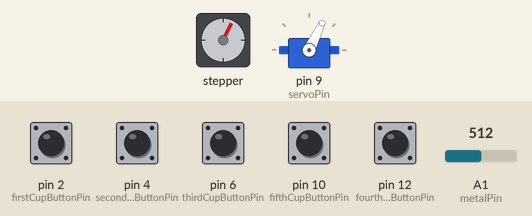
The sketch below on a simulated Arduino Uno, built with avr-gcc and run on an emulated ATmega328P. On the bench: stepper motor, servo. Wiring (inferred from the names in the program): stepper motor driver (200 steps per turn assumed): step pin 7; direction pin 8; enable pin 3. Inputs (shaded band) come from the test bench; at power-on: pin 2 (firstCupButtonPin), pin 4 (secondCupButtonPin), pin 6 (thirdCupButtonPin), pin 10 (fifthCupButtonPin), pin 12 (fourthCupButtonPin) HIGH, A1 (metalPin) = 512.

Above: at 1.2 s.
1.3 s: A1 (metalPin) set to 107
4.3 s: A1 (metalPin) set to 90
At 4.3 s:
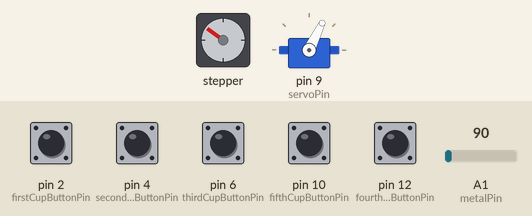
5.8 s: pin 2 (firstCupButtonPin) pulled LOW for 0.15 s
At 6.25 s:
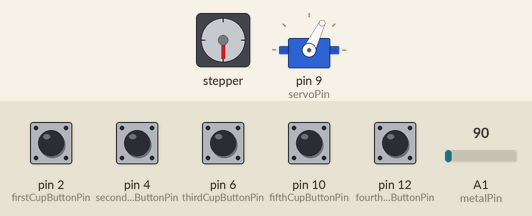
8.9 s: A1 (metalPin) set to 110
11.5 s: pin 4 (secondCupButtonPin) pulled LOW for 0.15 s
At 13.4 s:
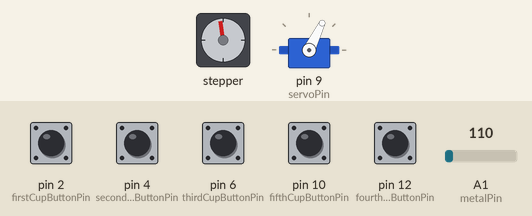
Timing chart, 0 to 15.6 s (numbered marks = the images above; inputs shaded):
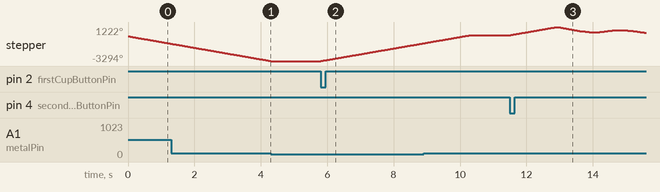

The sketch:

coffeeSoft.ino
```cpp
#include "Arduino.h"
#include "setup.h"
#include "actions.h"

Actions* actions;
Setup* stp = new Setup();
Servo servo;

void setup() {
  stp->addPins();
  servo = stp->setupServo();
  actions = new Actions(servo);
}

void loop() {
  actions->getNozzle()->checkCoordAndHomeIfNeeded();
  actions->buttonTrigger();
  actions->executeNeededAction();
}
```

actions.cpp
```cpp
#include "actions.h"
#include "Arduino.h"
#include "globals.h"
#include "spiral.h"

Actions::Actions(Servo& servo){
    roll = new Roll(servo);
    nozzle = new Nozzle();
}

Roll* Actions::getRoll(){
    return roll;
}

Nozzle* Actions::getNozzle(){
    return nozzle;
}


void Actions::buttonTrigger(){
    if (digitalRead(firstCupButtonPin)==LOW){
      currentActions[0] = nozzleGoFirstCup;
    }
    if (digitalRead(secondCupButtonPin)==LOW){
      currentActions[0] = nozzleGoSecondCup;
    }
    if (digitalRead(thirdCupButtonPin)==LOW){
      currentActions[0] = nozzleGoThirdCup;
    }
    if (digitalRead(fourthCupButtonPin)==LOW){
      currentActions[0] = nozzleGoFourth;
    }
    if (digitalRead(fifthCupButtonPin)==LOW){
      currentActions[0] = nozzleGoFifthCup;
    }
}

void Actions::executeNeededAction() {
  enum Action current = currentActions[0];

  if (current != none) {
    digitalWrite(enableMoveMotorPin, LOW);
  }

  bool actionCompleted = false;

  switch (current) {
    case nozzleGoHome:
      actionCompleted = nozzle->nozzleGoHomeFunc();
      break;
    case nozzleGoMax:
      actionCompleted = nozzle->nozzleGoMaxFunc();
      break;
    case nozzleGoFirstCup:
      actionCompleted = nozzle->nozzleGoFirstCupFunc();
      break;
    case nozzleGoSecondCup:
      actionCompleted = nozzle->nozzleGoSecondCupFunc();
      break;
    case nozzleGoThirdCup:
      actionCompleted = nozzle->nozzleGoThirdCupFunc();
      break;
    case nozzleGoFourth:
      actionCompleted = nozzle->nozzleGoFourthCupFunc();
      break;
    case nozzleGoFifthCup:
      actionCompleted = nozzle->nozzleGoFifthCupFunc();
      break;
    default:
      break;
  }

  if (actionCompleted) {
    currentActions[0] = none;

    int zeroY = 900;
    int distanceY = 600;
    int distanceX = 550;

    if (current == nozzleGoSecondCup) {
      for (int i = 0; i < (sizeof(spiral)/sizeof(*spiral)); i++) {
        float x = spiral[i][0] * distanceX + 600;
        float y = spiral[i][1] * distanceY + 900;
        nozzle->moveNozzleToCoordinate(x);
        // delay(50);
        roll->moveServoSlowly(y);
        // delay(10);
      }
    }

    digitalWrite(enableMoveMotorPin, HIGH);
  }


}
```

actions.h
```cpp
#pragma once
#include "nozzle.h"
#include "roll.h"

class Actions {
public:
    Actions(Servo& servo);

    enum Action {
        none = 0,
        nozzleGoHome = 1,
        nozzleGoMax = 2,
        nozzleGoFirstCup = 3,
        nozzleGoSecondCup = 4,
        nozzleGoThirdCup = 5,
        nozzleGoFourth = 6,
        nozzleGoFifthCup = 7
    };

    enum Action currentActions[1];

    Roll* getRoll();
    Nozzle* getNozzle();

    void buttonTrigger();
    void executeNeededAction();

private:
    Roll* roll;
    Nozzle* nozzle;
};
```

globals.h
```cpp
#pragma once

// Defines pins numbers
// Nozzle motor pins
const int enableMoveMotorPin = 3;
const int stepMoveMotorPin = 7;
const int dirMoveMotorPin = 8;

//Servo motor pins
const int servoPin = 9;

// Buttons pins
const int firstCupButtonPin = 2;
const int secondCupButtonPin = 4;
const int thirdCupButtonPin = 6;
const int fourthCupButtonPin = 12;
const int fifthCupButtonPin = 10;

// Metal detector pins
const int metalPin = 1;

const int stepDelay  = 1100;

// coordinates for cups
const int firstCupCoordinate = 600;
const int secondCupCoordinate = 1200;
const int thirdCupCoordinate = 1800;
const int fourthCupCoordinate = 2400;
const int fifthCupCoordinate = 3000;
const int maxCoordinate = 3600;
```

nozzle.cpp
```cpp
#include "nozzle.h"
#include "Arduino.h"
#include "globals.h"

Nozzle::Nozzle() {
    nozzleCoordinate = -1;
}

bool Nozzle::isHome(){
  return analogRead(metalPin) < 100;
}

void Nozzle::moveNozzle(bool direction){
  // Right - false
  // Left - true
  if (nozzleCoordinate == -1){
    return;
  }else if (direction && isHome()){
    nozzleCoordinate = 0;
    return;
  }

  if (direction) {
    digitalWrite(dirMoveMotorPin,LOW); //Enables the motor to move in a particular direction
    nozzleCoordinate -= 1;
  }
  else{
    digitalWrite(dirMoveMotorPin,HIGH);
    nozzleCoordinate += 1;
  }

  digitalWrite(stepMoveMotorPin, HIGH);
  delayMicroseconds(stepDelay);
  digitalWrite(stepMoveMotorPin, LOW);
  delayMicroseconds(stepDelay);
}

void Nozzle::moveNozzleHome() {
  digitalWrite(enableMoveMotorPin, LOW);
  digitalWrite(dirMoveMotorPin,LOW);
  digitalWrite(stepMoveMotorPin, HIGH);
  delayMicroseconds(stepDelay);
  digitalWrite(stepMoveMotorPin, LOW);
  delayMicroseconds(stepDelay);
}

void Nozzle::moveNozzleRight() {
  moveNozzle(false);
}

void Nozzle::moveNozzleLeft() {
  moveNozzle(true);
}

void Nozzle::checkCoordAndHomeIfNeeded() {
  if (nozzleCoordinate == -1 && !isHome()) {
    moveNozzleHome();
  } else if (isHome()) {
    nozzleCoordinate = 0;
    digitalWrite(enableMoveMotorPin, HIGH);
  }
}

void Nozzle::moveNozzleToCup(int coordinateToMove){
  //Check direction to move
  if(coordinateToMove != nozzleCoordinate){
    if(coordinateToMove > nozzleCoordinate){
      //move to right
      moveNozzleRight();
    }else{
      //move to left
      moveNozzleLeft();
    }
  }
}

// Returns true if the action is finished
bool Nozzle::nozzleGoHomeFunc() {
  moveNozzleLeft();
  return nozzleCoordinate == 0;
}

bool Nozzle::nozzleGoMaxFunc() {
  moveNozzleRight();
  return nozzleCoordinate == maxCoordinate;
}

bool Nozzle::nozzleGoFirstCupFunc(){
  moveNozzleToCup(firstCupCoordinate);
  return nozzleCoordinate == firstCupCoordinate;
}

bool Nozzle::nozzleGoSecondCupFunc(){
  moveNozzleToCup(secondCupCoordinate);
  return nozzleCoordinate == secondCupCoordinate;
}

bool Nozzle::nozzleGoThirdCupFunc(){
  moveNozzleToCup(thirdCupCoordinate);
  return nozzleCoordinate == thirdCupCoordinate;
}

bool Nozzle::nozzleGoFourthCupFunc(){
  moveNozzleToCup(fourthCupCoordinate);
  return nozzleCoordinate == fourthCupCoordinate;
}

bool Nozzle::nozzleGoFifthCupFunc(){
  moveNozzleToCup(fifthCupCoordinate);
  return nozzleCoordinate == fifthCupCoordinate;
}

void Nozzle::moveNozzleToCoordinate(int coordinateToMove){
  //Check direction to move
  while(coordinateToMove != nozzleCoordinate){
    if(coordinateToMove > nozzleCoordinate){
      //move to right
      moveNozzleRight();
    }else{
      //move to left
      moveNozzleLeft();
    }
  }
}
```

nozzle.h
```cpp
#pragma once

class Nozzle {
public:
    Nozzle();
    int nozzleCoordinate;

    bool isHome();
    void moveNozzle(bool direction);
    void setupServo();
    void moveServoSlowly(int newMicroseconds);
    void moveNozzleHome();
    void moveNozzleRight();
    void moveNozzleLeft();
    void checkCoordAndHomeIfNeeded();
    void moveNozzleToCup(int coordinateToMove);
    bool nozzleGoHomeFunc();
    bool nozzleGoMaxFunc();
    bool nozzleGoFirstCupFunc();
    bool nozzleGoSecondCupFunc();
    bool nozzleGoThirdCupFunc();
    bool nozzleGoFourthCupFunc();
    bool nozzleGoFifthCupFunc();
    void moveNozzleToCoordinate(int coordinateToMove);
};
```

roll.cpp
```cpp
#include "roll.h"
#include "Arduino.h"
#include "globals.h"

Roll::Roll(Servo& servo){
    this->servo = servo;
}

void Roll::moveServoSlowly(int newMicroseconds) {
    int addition = 50;
    if (newMicroseconds > currentMicroseconds) {
        for (int i = currentMicroseconds; i <= newMicroseconds; i++) {
            servo.writeMicroseconds(i);
            currentMicroseconds = i;
            delay(2);
        }
    } else {
        for (int i = currentMicroseconds; i >= newMicroseconds; i--) {
            servo.writeMicroseconds(i);
            currentMicroseconds = i;
            delay(2);
        }
    }
}
```

roll.h
```cpp
#pragma once
#include "Servo.h"

class Roll {
    public:
        Roll(Servo& servo);
        int currentMicroseconds = 1200;
        void moveServoSlowly(int newMicroseconds);
        Servo servo;
};
```

setup.cpp
```cpp
#include "setup.h"
#include "Arduino.h"
#include "globals.h"

Servo Setup::setupServo() {
    servo.attach(servoPin,600,2300);
    servo.writeMicroseconds(1200);
    return servo;
}

void Setup::addPins() {
    //init all pins
    pinMode(stepMoveMotorPin,OUTPUT);
    pinMode(dirMoveMotorPin,OUTPUT);
    pinMode(enableMoveMotorPin,OUTPUT);

    pinMode(servoPin,OUTPUT);

    pinMode(firstCupButtonPin, INPUT);
    pinMode(secondCupButtonPin, INPUT);
    pinMode(thirdCupButtonPin, INPUT);
    pinMode(fourthCupButtonPin, INPUT);
    pinMode(fifthCupButtonPin, INPUT);

    pinMode(metalPin, INPUT);

    digitalWrite(firstCupButtonPin, HIGH);
    digitalWrite(secondCupButtonPin, HIGH);
    digitalWrite(thirdCupButtonPin, HIGH);
    digitalWrite(fourthCupButtonPin, HIGH);
    digitalWrite(fifthCupButtonPin, HIGH);
}
```

setup.h
```cpp
#pragma once
#include "Servo.h"

class Setup {
public:
    void addPins();
    Servo setupServo();

    Servo servo;
};
```

spiral.h
```cpp
float spiral[][2] = {{0.51, 0.49}, {0.51, 0.51}, {0.50, 0.53}, {0.48, 0.55}, {0.45, 0.55}, {0.41, 0.54}, {0.39, 0.51}, {0.37, 0.47}, {0.37, 0.43}, {0.39, 0.38}, {0.44, 0.34}, {0.49, 0.33}, {0.52, 0.33}, {0.56, 0.34}, {0.59, 0.35}, {0.61, 0.37}, {0.64, 0.40}, {0.66, 0.43}, {0.67, 0.46}, {0.67, 0.50}, {0.67, 0.54}, {0.66, 0.58}, {0.64, 0.62}, {0.61, 0.65}, {0.58, 0.68}, {0.54, 0.70}, {0.49, 0.71}, {0.45, 0.71}, {0.40, 0.71}, {0.35, 0.69}, {0.31, 0.66}, {0.27, 0.63}, {0.24, 0.59}, {0.22, 0.54}, {0.21, 0.49}, {0.21, 0.43}, {0.22, 0.38}, {0.24, 0.32}, {0.25, 0.30}, {0.27, 0.27}, {0.29, 0.25}, {0.31, 0.23}, {0.34, 0.21}, {0.36, 0.20}, {0.39, 0.19}, {0.42, 0.18}, {0.45, 0.17}, {0.48, 0.16}, {0.51, 0.16}, {0.54, 0.17}, {0.58, 0.17}, {0.61, 0.18}, {0.64, 0.19}, {0.67, 0.21}, {0.69, 0.23}, {0.72, 0.25}, {0.74, 0.27}, {0.77, 0.30}, {0.79, 0.33}, {0.80, 0.36}, {0.82, 0.39}, {0.83, 0.42}, {0.83, 0.46}, {0.84, 0.49}, {0.84, 0.53}, {0.83, 0.56}, {0.82, 0.60}, {0.81, 0.63}, {0.80, 0.67}, {0.78, 0.70}, {0.76, 0.73}, {0.73, 0.76}, {0.71, 0.78}, {0.68, 0.81}, {0.64, 0.83}, {0.61, 0.85}, {0.57, 0.86}, {0.53, 0.87}, {0.49, 0.87}, {0.45, 0.88}, {0.41, 0.87}, {0.37, 0.87}, {0.34, 0.86}, {0.30, 0.85}, {0.26, 0.83}, {0.22, 0.81}, {0.19, 0.78}, {0.16, 0.75}, {0.13, 0.72}, {0.11, 0.69}, {0.09, 0.65}, {0.07, 0.61}, {0.06, 0.57}, {0.05, 0.53}, {0.04, 0.48}, {0.04, 0.44}, {0.04, 0.39}, {0.05, 0.35}, {0.07, 0.31}, {0.08, 0.27}, {0.10, 0.23}, {0.13, 0.19}, {0.16, 0.15}, {0.19, 0.12}, {0.23, 0.09}, {0.26, 0.07}, {0.31, 0.04}, {0.35, 0.03}, {0.40, 0.01}, {0.44, 0.00}, {0.49, 0.00}, {0.54, 0.00}, {0.59, 0.01}, {0.63, 0.02}, {0.68, 0.03}, {0.72, 0.05}, {0.77, 0.08}, {0.81, 0.11}, {0.85, 0.14}, {0.88, 0.18}, {0.91, 0.22}, {0.94, 0.26}, {0.96, 0.30}, {0.98, 0.35}, {0.99, 0.40}, {1.00, 0.45}, {1.00, 0.51}, {1.00, 0.56}, {0.99, 0.61}, {0.98, 0.66}, {0.96, 0.71}, {0.93, 0.76}, {0.91, 0.80}, {0.87, 0.85}, {0.84, 0.89}, {0.80, 0.92}, {0.75, 0.95}};
```

Measured:
- the behaviour switches between 100 and 99 on A1 (metalPin) (found by bisection; images 0 and 1)
- after the input at 4.3 s, stepper: stops changing and stays -3294°
- after the input at 5.8 s, stepper: keeps turning clockwise at about 763°/s, starting at once
- after the input at 11.5 s, stepper: turns 1073° clockwise in 1.4 s, then 708° counter-clockwise in 1.0 s, then 297° clockwise in 0.63 s, then 356° counter-clockwise in 0.71 s
